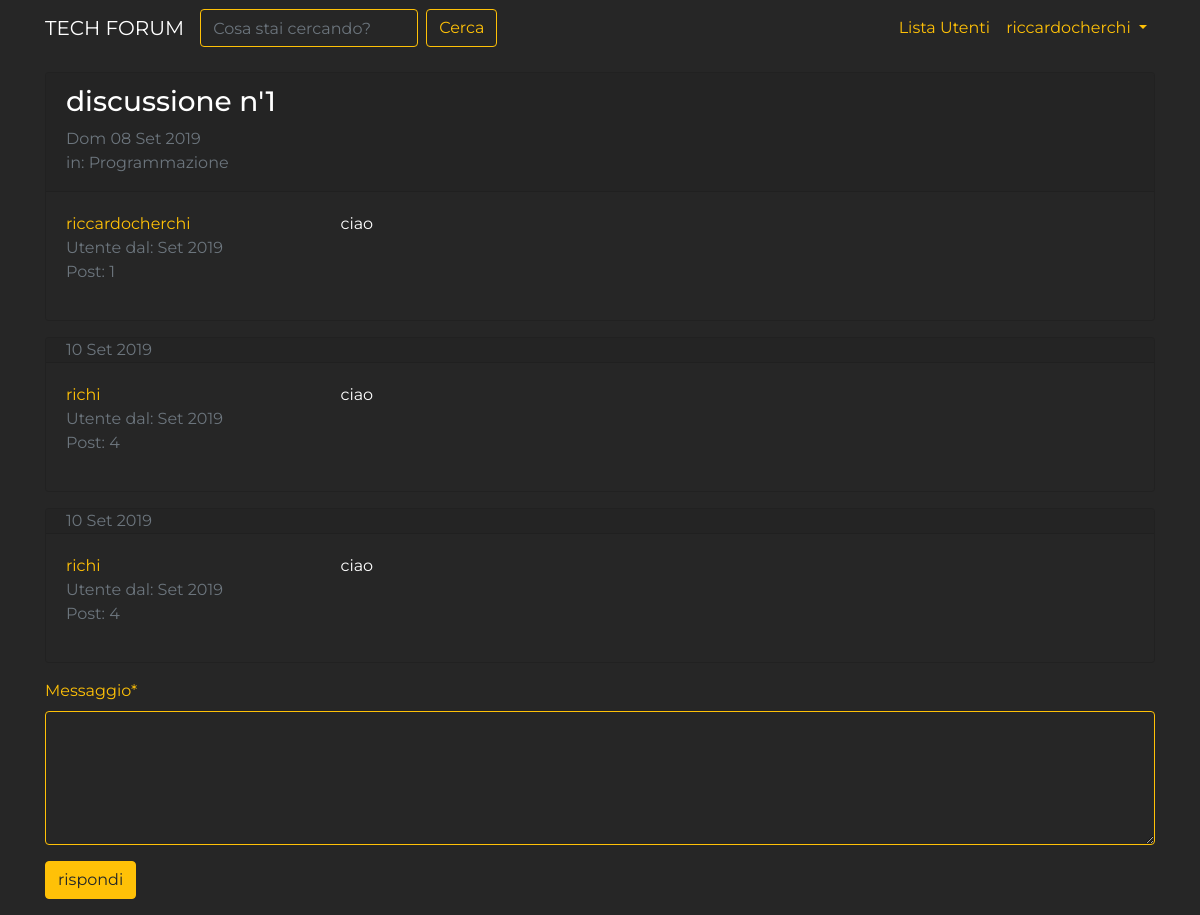
The app's page /forum/discussione/2 (signed in) with its own data.
### forum/models.py (models this page shows, shortened)
class Discussione(models.Model):
    titolo = models.CharField(max_length=120)
    data_creazione = models.DateTimeField(auto_now_add=True)
    autore_discussione = models.ForeignKey(User, on_delete=models.CASCADE, related_name="discussioni", null=True)
    sezione_appartenenza = models.ForeignKey(Sezione, on_delete=models.CASCADE, related_name="sezioni", null=True)
    class Meta:
        verbose_name = "Discussione"
        verbose_name_plural = "Discussioni"

class Post(models.Model):
    autore_post = models.ForeignKey(User, on_delete=models.CASCADE, related_name="posts", blank=True, null=True)
    contenuto = models.TextField()
    data_creazione = models.DateTimeField(auto_now_add=True)
    discussione = models.ForeignKey(Discussione, on_delete=models.CASCADE, blank=True, null=True)

class Sezione(models.Model):
    nome_sezione = models.CharField(max_length= 80)
    descrizione = models.CharField(max_length=150, blank=True, null=True)
    logo_sezione = models.ImageField(blank=True, null=True)
    def __str__(self):
        return self.nome_sezione
    class Meta:
        verbose_name = "Sezione"
        verbose_name_plural = "Sezioni"

### forum/views.py (the view)
# urls.py: path('discussione/<int:pk>', views.visulizzaDiscussione, name="discussione_view"),
def visulizzaDiscussione(request, pk):
    discussione = get_object_or_404(Discussione, pk=pk)
    posts_discussione = Post.objects.filter(discussione=discussione)
    form_risposta = PostModelForm()
    contetext = {"discussione": discussione, "post_discussione":posts_discussione, 'form_risposta': form_risposta}
    return render(request, "forum/singola_discussione.html", contetext)

### forum/forms.py
class PostModelForm(forms.ModelForm):
    class Meta:
        model = Post
        fields = ['contenuto']
        widgets = {
            "contenuto": forms.Textarea(attrs={'rows':'5'})
        }
        labels = {
            "contenuto": "Messaggio"
        }

### forum/templates/forum/singola_discussione.html (shortened to what this page needs)
{% extends 'base.html' %}
{% load crispy_forms_tags %}
{% block content %}
    {% for post in post_discussione %}
    <div class="card my-3">
        {% if forloop.first %}
            <div class="card-header pb-0">
                <h3>{{ discussione.titolo }}</h3>
                <p class="text-muted">{{ discussione.data_creazione|date:"D d M Y" }}
                <br>in: {{ discussione.sezione_appartenenza }}</p>
            </div>
        {% else %}
            <div class="card-header py-0">
                <p class="text-muted mb-0">
                    {{ post.data_creazione|date:"d M Y" }}
                </p>
            </div>
        {% endif %}
            <div class="card-body">
                <div class="row">
                    <div class="col-xl-3 col-4">
                        <p class="mb-0"><a href="{% url 'user_profile' username=post.autore_post %}">{{ post.autore_post }}</a></p>
                        <p class="text-muted mb-0">Utente dal: {{ post.autore_post.date_joined|date:"M Y" }}</p>
                        <p class="text-muted">Post: {{ post.autore_post.posts.count }}</p>
                    </div>
                    <div class="col-xl-9 col-8">
                         <p class="my-0">{{ post.contenuto|linebreaks }}</p>
                    </div>
                </div>
            </div>
        </div>
    {% endfor %}
    {% if request.user.is_authenticated %}
        {% include 'forum/form_risposta.html' %}
    {% else %}
        <div class="alert alert-info text-center" role="alert">
            <a href="{% url 'login' %}?next={{ request.get_full_path }}">Accedi</a> per rispondere ad una domanda
        </div>
    {% endif %}
{% endblock content %}

### templates/base.html (shortened to what this page needs)
{% load static %}
<!doctype html>
<html lang="en">
  <head>
    <link rel="stylesheet" href="https://stackpath.bootstrapcdn.com/bootstrap/4.3.1/css/bootstrap.min.css">
    <link rel="stylesheet" href="{% static 'agora.css' %}">
  </head>
  <body>
    <nav class="navbar navbar-expand-lg navbar-dark bg-color" style="background-color:#262626;">
    <div class="container">
      <a class="navbar-brand" href="/">TECH FORUM</a>
      <div class="collapse navbar-collapse" id="navbarSupportedContent">
      <form action="{% url 'funzione_cerca' %}" class="form-inline my-2 my-lg-0">
          <input name="q" class="form-control mr-sm-2" type="search" placeholder="Cosa stai cercando?" aria-label="Search">
          <button class="btn btn-outline-warning my-2 my-sm-0" type="submit">Cerca</button>
        </form>
        <ul class="navbar-nav ml-auto">
          <li class="nav-item">
            <a class="nav-link" href="{% url 'user_list' %}">Lista Utenti<span class="sr-only">(current)</span></a>
          </li>
            {% if request.user.is_authenticated %}
              <li class="nav-item dropdown">
                <a class="nav-link dropdown-toggle" href="#" id="navbarDropdown" role="button" data-toggle="dropdown" aria-haspopup="true" aria-expanded="false">
                  {{ request.user.username }}
                </a>
              </li>
            {% endif %}
        </ul>
      </div>
     </div>
    </nav>
    <div class="container">
        {% block content %}
        {% endblock content %}
    </div>
  </body>
</html>

### static-storage/agora.css (style rules this page uses)
body { font-family: "Montserrat", sans-serif; background-color: #262626; color: white; }
.card { background-color: #262626; }
.navbar-dark .navbar-nav .nav-link { color: #ffc107; }
label { color: #ffc107; }
a { color: #ffc107; }
#id_contenuto { background-color: #262626; border-color: #ffc107; color: #ffffff; }
input[type=search] { background-color: #262626; border-color: #ffc107; }

### records on screen
Post: autore_post "riccardocherchi", autore_post.date_joined "Set 2019", autore_post.posts.count "1", contenuto "ciao"
Discussione: titolo "discussione n'1", data_creazione "Dom 08 Set 2019", sezione_appartenenza "Programmazione"
Post: data_creazione "10 Set 2019", autore_post "richi", autore_post.date_joined "Set 2019", autore_post.posts.count "4", contenuto "ciao"
Post: data_creazione "10 Set 2019", autore_post "richi", autore_post.date_joined "Set 2019", autore_post.posts.count "4", contenuto "ciao"

### other values on screen
{{ request.user.username }} "riccardocherchi"
